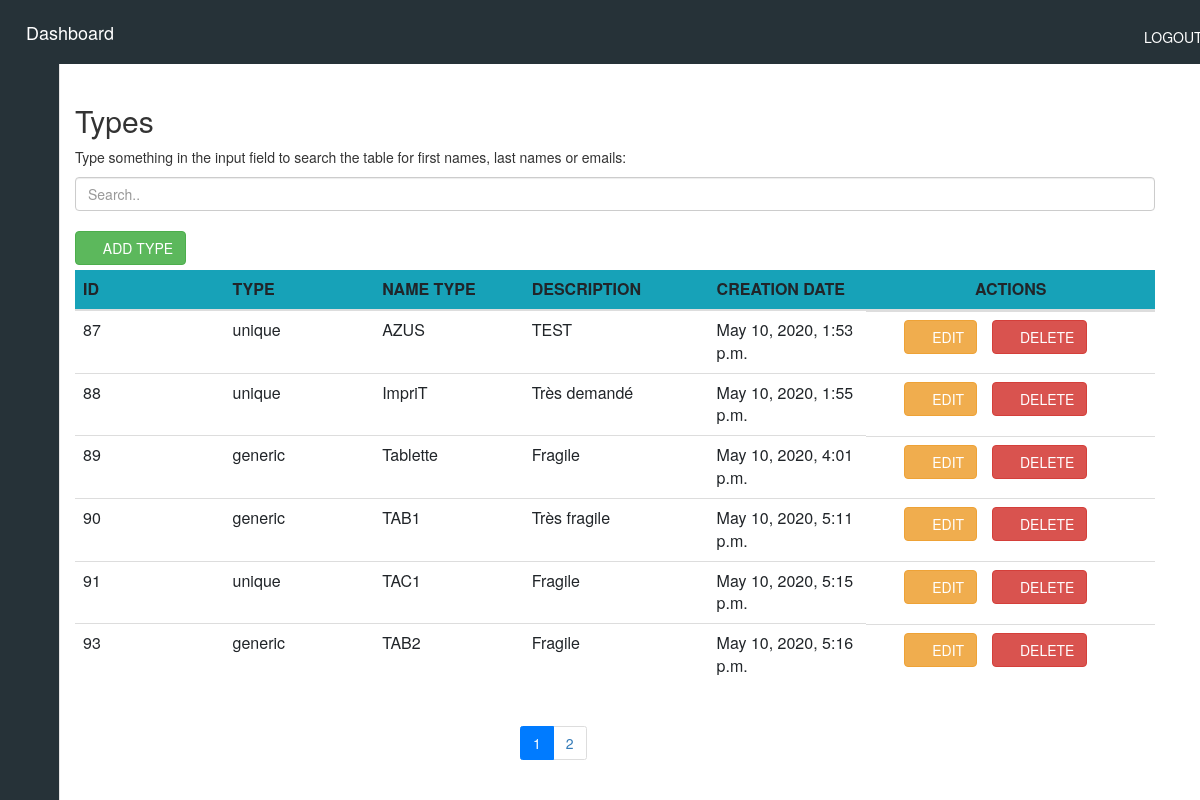
/TypeView (signed in), run on an earlier commit of the app's database.
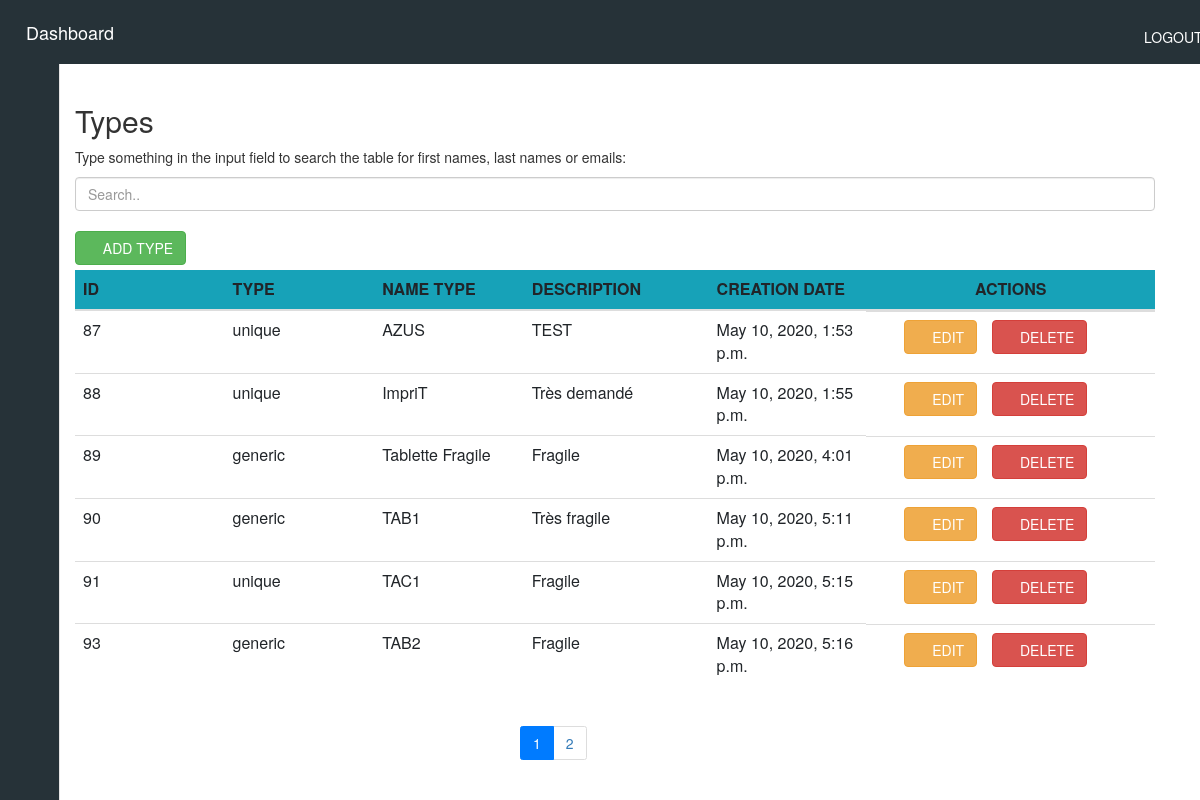
And on a later commit of the database.
### siteWeb/models.py (models this page shows, shortened)
class Type(models.Model):
    TYPE_GENERIC = 'generic'
    TYPE_UNIQUE = 'unique'
    TYPE_CHOICES = (
        (TYPE_GENERIC, 'generic'),
        (TYPE_UNIQUE, 'unique'),
    )
    material_type = models.CharField(max_length=250, choices=TYPE_CHOICES, default=TYPE_GENERIC)
    name_type = models.CharField(max_length=250, unique=True)
    description = models.TextField(blank=True)
    creation_date_type = models.DateTimeField(auto_now_add=True)
    unavailable = models.BooleanField(default=False)

### siteWeb/crudAjaxTypeViews.py (the view)
# urls.py: path('TypeView', crudAjaxTypeViews.TypeView, name='TypeView'),
def TypeView(request):
    form = formType()
    type = Type.objects.all()
    paginator = Paginator(type, per_page=6)
    page_number = request.GET.get('page', 1)
    page_obj = paginator.get_page(page_number)
    return render(request, 'siteWeb/type/ajaxCrudType.html', {"form": form, "types": page_obj.object_list, 'paginator': paginator, 'page_number': int(page_number)})

### siteWeb/forms.py
class formType(forms.ModelForm):
    class Meta:
        model = Type
        exclude = ['creation_date_type']

### siteWeb/templates/siteWeb/type/ajaxCrudType.html (shortened to what this page needs)
{% include "siteWeb/includes/dashboard.html" %}
{% load crispy_forms_tags %}
{% load static %}
{% block content %}
<head>
</head>
<div class="container">
    {% if user.is_authenticated %}
    <div class="container">
        <div class="container-fluid">
            <h2>Types</h2>
            <p>Type something in the input field to search the table for first names, last names or emails:</p>
            <input class="form-control" id="myInput" type="text" placeholder="Search..">
            <br>
            <button class="btn btn-success add-form offset-12">
                <span><i class="fas fa-plus"></i> ADD TYPE</span>
            </button>
        </div>
        <div class="table-responsive table-body">
            <table id="typeTable" class="table container-fluid table-responsive mt-2">
                <thead class="bg-info">
                    <th scope="row" class="col-md-1">ID</th>
                    <th scope="col" class="col-md-1">TYPE</th>
                    <th scope="col" class="col-md-1">NAME TYPE</th>
                    <th scope="col" class="col-md-1">DESCRIPTION</th>
                    <th scope="col" class="col-md-1">CREATION DATE</th>
                    <th scope="col" class="col-md-1 text-center">ACTIONS</th>
                </thead>
                <tbody id="myTable">
                    {% for type in types %}
                    <tr id="type-{{type.id}}">
                        <td>{{type.id}}</td>
                        <td class="typeMaterial_type typeData" name="material_type">{{type.material_type}}</td>
                        <td class="typeName_type typeData" name="name_type">{{type.name_type}}</td>
                        <td class="typeDescription typeData" name="description">{{type.description}}</td>
                        <td class="typeCreation_date typeData" name="creation_date">{{type.creation_date_type}}</td>
                        <td class="d-flex">
                            <button class="btn btn-warning edit-form ml-5 mr-2" onClick="editType({{type.id}})">
                                <span><i class="far fa-edit"></i></span> EDIT
                            </button>
                            <button class="btn btn-danger ml-3" onClick="deleteType({{type.id}})">
                                <span><i class="far fa-trash-alt"></i></span> DELETE
                            </button>
                        </td>
                    </tr>
                    {% endfor %}
                </tbody>
            </table>
        </div>
        <div class="row">
            <div class="offset-5">
                <ul class="pagination">
                    {% for i in paginator.page_range %}
                    <li class="page-item {% if i == page_number %} active {% endif %}">
                        <a class="page-link"  href="?page={{ i }}">{{ i }}</a>
                    </li>
                    {% endfor %}
                </ul>
            </div>
        </div>
    </div>
    {% else %}
    <center><p> No Permittion. If you have an account, <a href="/accounts/login">login.</a></p></center>
    {% endif %}
</div>
{% endblock %}

What changed in the data, as far as the page shows it:
changed Type id 89: name_type "Tablette" → "Tablette Fragile"
